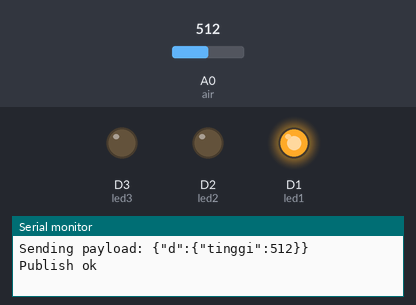
Recording of a sketch running on a simulated ESP8266 (NodeMCU). On the bench: output pins drawn as LEDs (lit = HIGH), the last lines printed to the serial monitor. Inputs (shaded band) come from the test bench; at power-on: A0 (air) = 512. WiFi joins after 1.5 s; servers stay silent unless stated; no MQTT or app messages arrive unless stated.

Above: at 2.7 s.
2.8 s: A0 (air) set to 340
At 9.7 s:
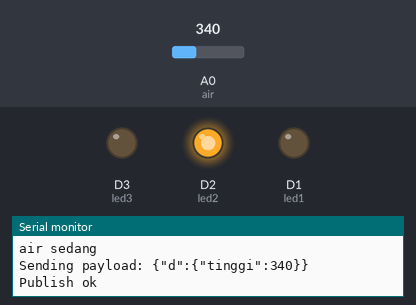
10.0 s: A0 (air) set to 107
16.7 s: A0 (air) set to 90
At 21.3 s:
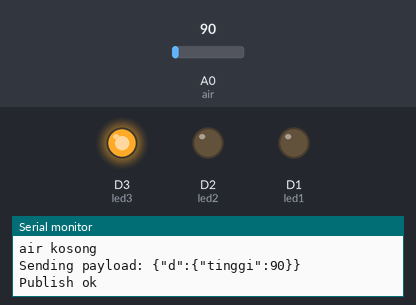
23.4 s: A0 (air) set to 110
At 27.2 s:
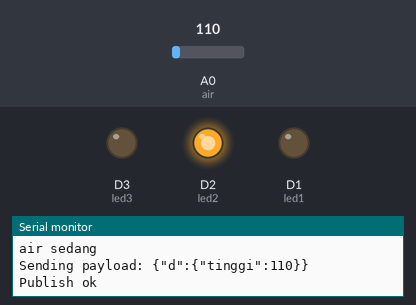
30.1 s: A0 (air) set to 0
At 33.0 s:
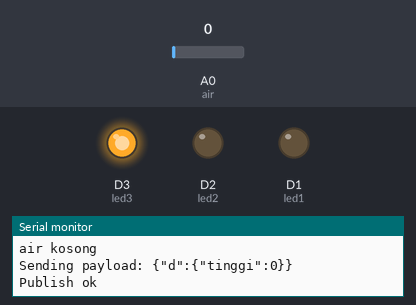
Timing chart, 0 to 34.5 s (numbered marks = the images above; inputs shaded):
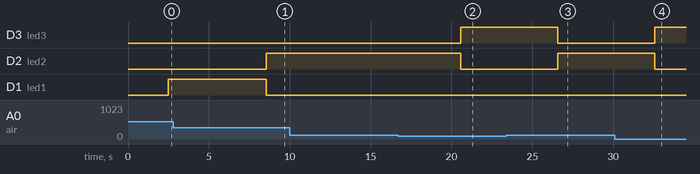

The sketch:

WaterLevelComplete.ino
```cpp
#include <ESP8266WiFi.h>
#include <PubSubClient.h>

//-------- Customise these values -----------
const char* ssid = "Meratus99";
const char* password = "khansaferdi1999";


#define ORG "nt8y82"
#define DEVICE_TYPE "nodemcu"
#define DEVICE_ID "nodemcu55"
#define TOKEN "rahimanisa55"
//-------- Customise the above values --------

char server[] = ORG".messaging.internetofthings.ibmcloud.com";
char topic[] = "iot-2/evt/status/fmt/json";
char authMethod[] = "use-token-auth";
char token[] = TOKEN;
char clientId[] = "d:" ORG ":" DEVICE_TYPE ":" DEVICE_ID;

WiFiClient wifiClient;
PubSubClient client(server, 1883, NULL, wifiClient);

int air=A0;       //inisial sensor ketinggian air masuk pin A0
int led1=D1;       //inisial led1 masuk pin d1 merah
int led2=D2;      //inisial led2 masuk pin d2 kuning
int led3=D3; //inisial led3 masuk pin d3 hijau

void setup() {
pinMode(air,INPUT);     //sensor suara sebagai INPUT
pinMode(led1,OUTPUT);   //led1 sebagai OUTPUT
pinMode(led2,OUTPUT);   //led2 sebagai OUTPUT
pinMode(led3,OUTPUT);   //led3 sebagai OUTPUT

 Serial.begin(115200);
 Serial.println();


 Serial.print("Connecting to "); Serial.print(ssid);
 WiFi.begin(ssid, password);
 while (WiFi.status() != WL_CONNECTED) {
 delay(500);
 Serial.print(".");
 }
 Serial.println("");

 Serial.print("WiFi connected, IP address: "); Serial.println(WiFi.localIP());


}


int counter = 0;

void loop() {
int value= analogRead(air);      //membaca sensor ketinggian air
Serial.println(value);           //menampilkan nilai sensor ketinggian air di serial monitor
delay(1000);                     //waktu 1000 ms

if (value >350){                   //jika nilai sensor kurang dari 700
  digitalWrite(led1,HIGH);         //led1 nyala merah
  digitalWrite(led2,LOW);
  digitalWrite(led3,LOW);       //led3 mati
  Serial.println("air penuh");     //menampilkan ke serial monitor bahwa air penuh
}
else if (value >100 && value <350){
  digitalWrite(led1,LOW);
  digitalWrite(led2,HIGH);      //led2 nyala
  digitalWrite(led3,LOW);     //led3 mati
  Serial.println("air sedang");     //menampilkan ke serial monitor bahwa air penuh
}
else{                              //jika tidak
  digitalWrite(led1,LOW);          //led1 mati
  digitalWrite(led2,LOW);
  digitalWrite(led3,HIGH);        //led3 nyala
  Serial.println("air kosong");    //menampilkan ke serial monitor bahwa air kosong
  }

 if (!client.connected()) {
 Serial.print("Reconnecting client to ");
 Serial.println(server);
 while (!client.connect(clientId, authMethod, token)) {
 Serial.print(".");
 delay(500);
 }
 Serial.println();
 }

 String payload = "{\"d\":{\"tinggi\":";
 payload += value;
 payload += "}}";

 Serial.print("Sending payload: ");
 Serial.println(payload);

 if (client.publish(topic, (char*) payload.c_str())) {
 Serial.println("Publish ok");
 } else {
 Serial.println("Publish failed");
 }

 delay(5000);
}
```

Measured:
- the behaviour switches between 101 and 100 on A0 (air) (found by bisection; images 1 and 2)
- after the input at 2.8 s, D2 (led2): LOW → HIGH after 5.8 s; D1 (led1): HIGH → LOW after 5.8 s
- after the input at 16.7 s, D3 (led3): LOW → HIGH after 3.9 s; D2 (led2): HIGH → LOW after 3.9 s
- after the input at 23.4 s, D3 (led3): HIGH → LOW after 3.2 s; D2 (led2): LOW → HIGH after 3.2 s
- after the input at 30.1 s, D3 (led3): LOW → HIGH after 2.5 s; D2 (led2): HIGH → LOW after 2.5 s
